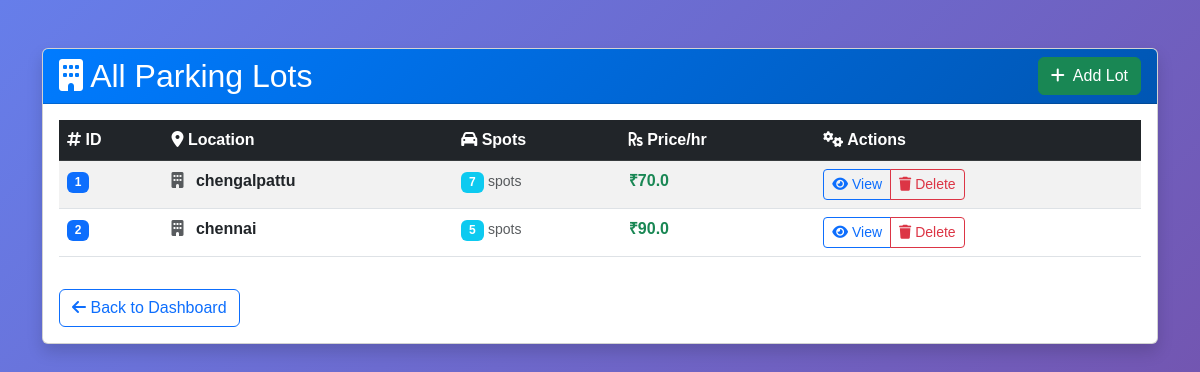
The app's page /admin/lots with its own data.
### models/model.py (models this page shows)
class ParkingLot(db.Model):
    id = db.Column(db.Integer, primary_key=True)
    prime_location_name = db.Column(db.String(100), nullable=False)
    price_per_hour = db.Column(db.Float, nullable=False)
    address = db.Column(db.String(200))
    pin_code = db.Column(db.String(10))
    maximum_number_of_spots = db.Column(db.Integer, nullable=False)
    spots = db.relationship('ParkingSpot', backref='lot', cascade='all, delete', lazy=True)

### controllers/admin_routes.py (the view)
    @app.route("/admin/lots")
    def list_lots():
        lots = ParkingLot.query.all()
        return render_template("lot_list.html", lots=lots)

### templates/lot_list.html (shortened to what this page needs)
<!DOCTYPE html>
<html>
<head>
    <link href="https://cdn.jsdelivr.net/npm/bootstrap@5.3.0/dist/css/bootstrap.min.css" rel="stylesheet">
    <link href="https://cdnjs.cloudflare.com/ajax/libs/font-awesome/6.0.0/css/all.min.css" rel="stylesheet">
    <link href="{{ url_for('static', filename='css/styles.css') }}" rel="stylesheet">
</head>
<body>
    <div class="container mb-5 pt-5">
        <div class="card shadow">
            <div class="card-header d-flex justify-content-between align-items-center">
                <h2 class="mb-0"><i class="fas fa-building"></i> All Parking Lots</h2>
                <a href="/admin/lots/create" class="btn btn-success">
                    <i class="fas fa-plus me-2"></i>Add Lot
                </a>
            </div>
            <div class="card-body">
                <div class="table-responsive">
                    <table class="table table-striped table-hover">
                        <thead class="table-dark">
                            <tr>
                                <th><i class="fas fa-hashtag"></i> ID</th>
                                <th><i class="fas fa-map-marker-alt"></i> Location</th>
                                <th><i class="fas fa-car"></i> Spots</th>
                                <th><i class="fas fa-rupee-sign"></i> Price/hr</th>
                                <th><i class="fas fa-cogs"></i> Actions</th>
                            </tr>
                        </thead>
                        <tbody>
                            {% for lot in lots %}
                            <tr>
                                <td><span class="badge bg-primary">{{ lot.id }}</span></td>
                                <td>
                                    <i class="fas fa-building text-muted me-2"></i>
                                    <strong>{{ lot.prime_location_name }}</strong>
                                </td>
                                <td>
                                    <span class="badge bg-info">{{ lot.maximum_number_of_spots }}</span>
                                    <small class="text-muted">spots</small>
                                </td>
                                <td>
                                    <span class="text-success fw-bold">₹{{ lot.price_per_hour }}</span>
                                </td>
                                <td>
                                    <div class="btn-group btn-group-sm">
                                        <a href="/admin/lots/{{ lot.id }}/spots" class="btn btn-outline-primary">
                                            <i class="fas fa-eye"></i> View
                                        </a>
                                        <a href="/admin/lots/delete/{{ lot.id }}"
                                        class="btn btn-outline-danger"
                                        onclick="return confirm('Are you sure you want to delete this lot?')">
                                            <i class="fas fa-trash"></i> Delete
                                        </a>
                                    </div>
                                </td>
                            </tr>
                            {% endfor %}
                        </tbody>
                    </table>
                </div>
                <div class="mt-3">
                    <a href="/admin" class="btn btn-outline-primary">
                        <i class="fas fa-arrow-left"></i> Back to Dashboard
                    </a>
                </div>
            </div>
        </div>
    </div>
</body>
</html>

### static/styles.css (style rules this page uses)
body { background: linear-gradient(135deg, #667eea 0%, #764ba2 100%); min-height: 100vh; font-family: 'Arial', sans-serif; }
.card-header { background: linear-gradient(135deg, #007bff, #0056b3); color: white; }

### records on screen
ParkingLot: id "1", prime_location_name "chengalpattu", maximum_number_of_spots "7", price_per_hour "70.0"
ParkingLot: id "2", prime_location_name "chennai", maximum_number_of_spots "5", price_per_hour "90.0"
